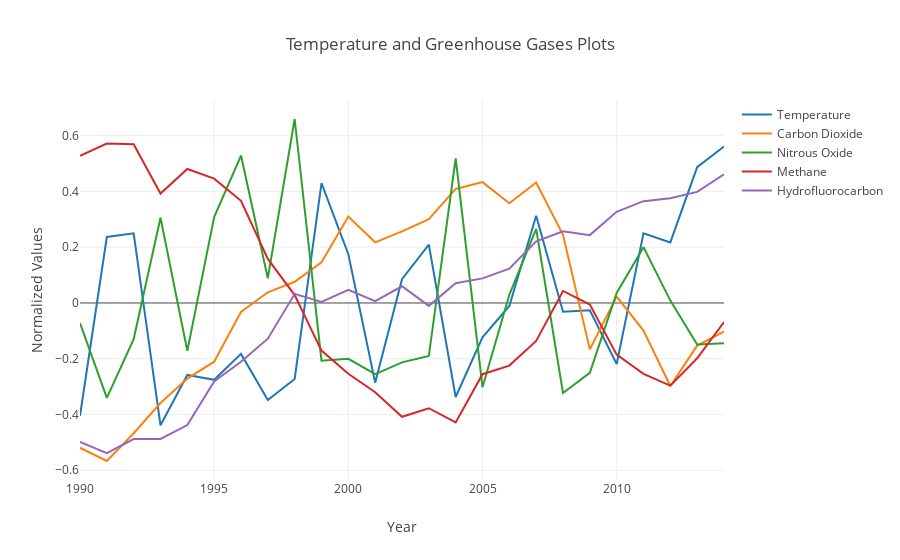

Here is the notebook cell this chart was saved with:
### Code cell
# Plotting values for Greenhouse Gases along with Temperature

trace0 = go.Scatter(
    x = part3_norm.index,
    y = part3_norm['temp'],
    mode = 'lines',
    name = 'Temperature'
)

trace1 = go.Scatter(
    x = part3_norm.index,
    y = part3_norm['co2'],
    mode = 'lines',
    name = 'Carbon Dioxide'
)

trace2 = go.Scatter(
    x = part3_norm.index,
    y = part3_norm['n2o'],
    mode = 'lines',
    name = 'Nitrous Oxide'
)

trace3 = go.Scatter(
    x = part3_norm.index,
    y = part3_norm['methane'],
    mode = 'lines',
    name = 'Methane'
)

trace4 = go.Scatter(
    x = part3_norm.index,
    y = part3_norm['hcfc'],
    mode = 'lines',
    name = 'Hydrofluorocarbon'
)


layout = go.Layout(
    title='Temperature and Greenhouse Gases Plots',
    xaxis=dict(
        title='Year',
    ),
    yaxis=dict(
        title='Normalized Values',
    )
)

data = [trace0,trace1,trace2,trace3,trace4]
fig = go.Figure(data=data, layout=layout)
iplot(fig)

### Figure 1 — Plotly figure (JSON) as saved in the notebook; plotly's stock layout.template omitted (floating-point values rounded to 4 significant figures)
{"data": [{"mode": "lines", "name": "Temperature", "type": "scatter", "x": [1990, 1991, 1992, 1993, 1994, 1995, 1996, 1997, 1998, 1999, 2000, 2001, 2002, 2003, 2004, 2005, 2006, 2007, 2008, 2009, 2010, 2011, 2012, 2013, 2014], "y": [-0.4045, 0.2366, 0.25, -0.4387, -0.258, -0.2756, -0.1826, -0.3483, -0.2724, 0.4301, 0.1748, -0.2858, 0.08547, 0.2094, -0.3371, -0.1235, -0.01085, 0.3125, -0.03172, -0.02619, -0.2191, 0.2501, 0.2172, 0.487, 0.5613]}, {"mode": "lines", "name": "Carbon Dioxide", "type": "scatter", "x": [1990, 1991, 1992, 1993, 1994, 1995, 1996, 1997, 1998, 1999, 2000, 2001, 2002, 2003, 2004, 2005, 2006, 2007, 2008, 2009, 2010, 2011, 2012, 2013, 2014], "y": [-0.5192, -0.5667, -0.4671, -0.3588, -0.2712, -0.2106, -0.03238, 0.03841, 0.07591, 0.1462, 0.3101, 0.2175, 0.2565, 0.3005, 0.4089, 0.4333, 0.3574, 0.4323, 0.2447, -0.1664, 0.02306, -0.09912, -0.2979, -0.153, -0.1024]}, {"mode": "lines", "name": "Nitrous Oxide", "type": "scatter", "x": [1990, 1991, 1992, 1993, 1994, 1995, 1996, 1997, 1998, 1999, 2000, 2001, 2002, 2003, 2004, 2005, 2006, 2007, 2008, 2009, 2010, 2011, 2012, 2013, 2014], "y": [-0.07239, -0.3403, -0.13, 0.3057, -0.1717, 0.3078, 0.5287, 0.08888, 0.6597, -0.207, -0.2003, -0.2552, -0.213, -0.1903, 0.5189, -0.3022, 0.02924, 0.2655, -0.3227, -0.2506, 0.03581, 0.2002, 0.008571, -0.1486, -0.1446]}, {"mode": "lines", "name": "Methane", "type": "scatter", "x": [1990, 1991, 1992, 1993, 1994, 1995, 1996, 1997, 1998, 1999, 2000, 2001, 2002, 2003, 2004, 2005, 2006, 2007, 2008, 2009, 2010, 2011, 2012, 2013, 2014], "y": [0.5277, 0.5718, 0.5695, 0.3924, 0.4805, 0.4458, 0.3662, 0.158, 0.02828, -0.1708, -0.2537, -0.3202, -0.4082, -0.3774, -0.4282, -0.2554, -0.2245, -0.1359, 0.04309, -0.005851, -0.1853, -0.2544, -0.2963, -0.1983, -0.06864]}, {"mode": "lines", "name": "Hydrofluorocarbon", "type": "scatter", "x": [1990, 1991, 1992, 1993, 1994, 1995, 1996, 1997, 1998, 1999, 2000, 2001, 2002, 2003, 2004, 2005, 2006, 2007, 2008, 2009, 2010, 2011, 2012, 2013, 2014], "y": [-0.4979, -0.5383, -0.4881, -0.4874, -0.4377, -0.2818, -0.2108, -0.1279, 0.03283, 0.003794, 0.04703, 0.006402, 0.05987, -0.01038, 0.07098, 0.08817, 0.1228, 0.2211, 0.2568, 0.2433, 0.3267, 0.3652, 0.3753, 0.3984, 0.4617]}], "layout": {"title": "Temperature and Greenhouse Gases Plots", "xaxis": {"title": "Year"}, "yaxis": {"title": "Normalized Values"}}}
